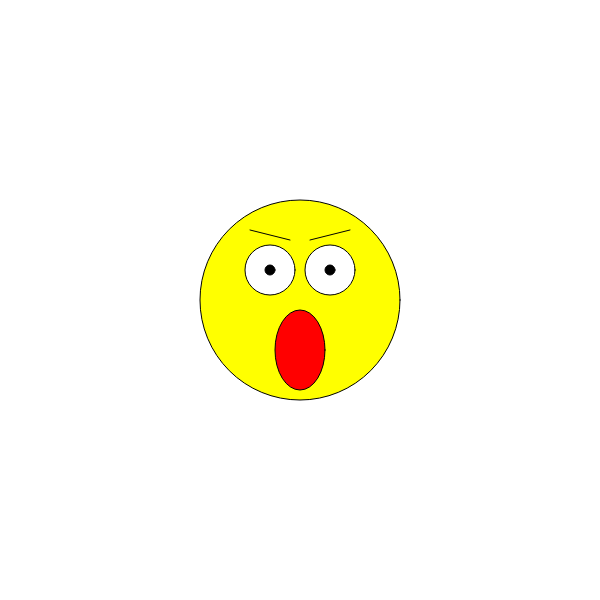
Frame 1 (no input)
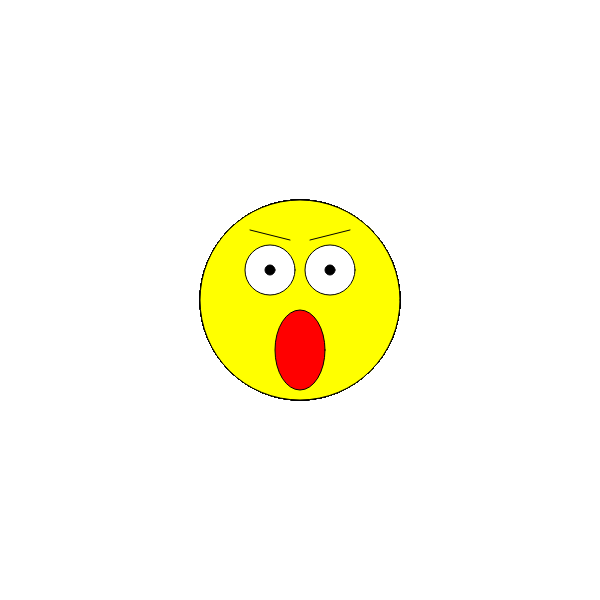
Frame 60 (no input)
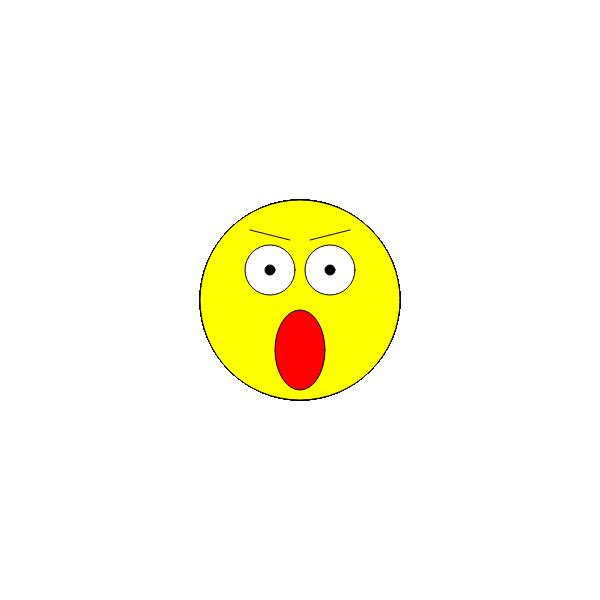
Frame 120 (the mouse pressed at the canvas centre since frame 60)

The p5.js sketch that drew these frames (run headless with seeded random() and noise() and a simulated clock; from frame 60 on, the mouse is pressed at the canvas centre):

// p5.js sketch
// ── sketch.js
/*
Challenge:

Now we know how to draw shapes and add color. Let's make our face a little more
interesting.

Let's add some nice white eyes and black pupils.

Bonus: customize your smiley. What crazy colors can you add to smiley? Go to
a color picker website and try to find the colors that you like. Add them to
your smiley.
*/

var setup = function() {
  	createCanvas(600, 600);
};

var draw = function() {
	// yellow face
	fill(255, 255, 0);
	// use a circle as the face
	ellipse(300, 300, 200, 200);
	
	// white eyes
	fill(255, 255, 255);
	// eyes
	ellipse(270, 270, 50, 50);
	ellipse(330, 270, 50, 50);

	// black pupils
	fill(0, 0, 0);
	// pupils
	ellipse(270, 270, 10, 10);
	ellipse(330, 270, 10, 10);	

	// red mouth
	fill(255, 0, 0);
	// mouth
	ellipse(300, 350, 50, 80);

	// eye brows
	line(250, 230, 290, 240);
	line(350, 230, 310, 240);
};
